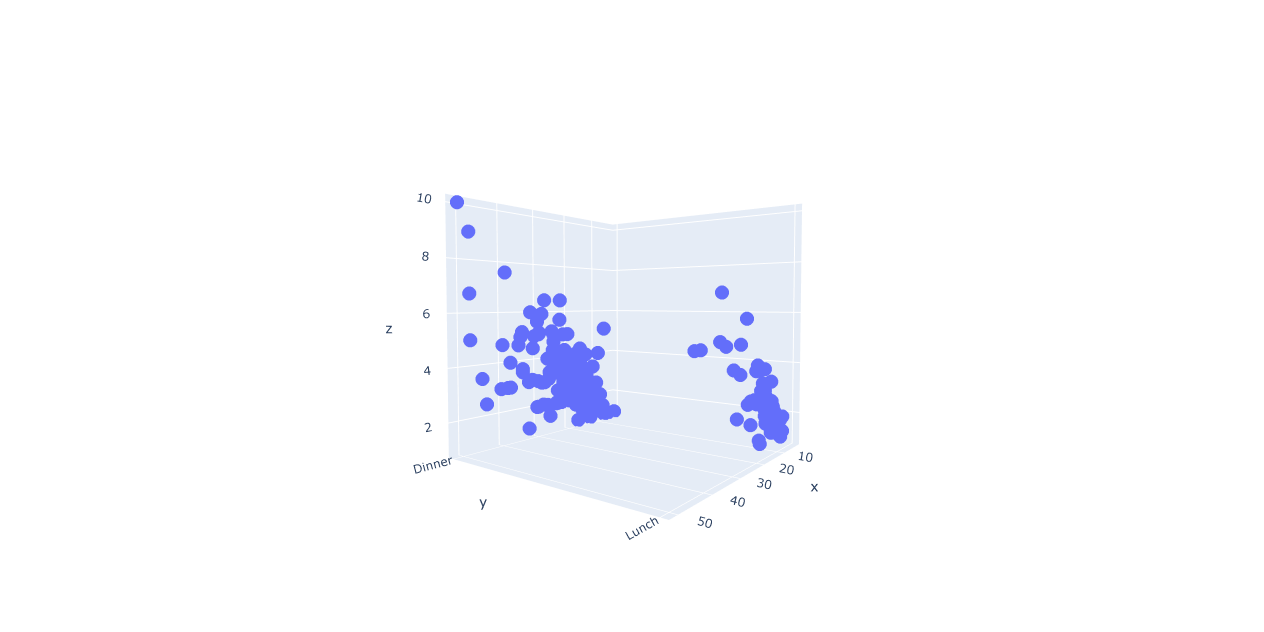

The Python source for this figure:
import plotly.express as px # Biblioteca usada para criar gráficos
import plotly.graph_objects as go

df = px.data.tips() # DataFrame com conjunto de dados
fig = go.Figure(data =[go.Scatter3d(x = df['total_bill'],
                                   y = df['time'],
                                   z = df['tip'],
                                   mode ='markers')])  # Cria o objeto com os dados de x e y.
fig.show() # Plota o gráfico

# plotly.express pode criar toda a fígura de uma só vez. Ele usa a graph_objects internamente
